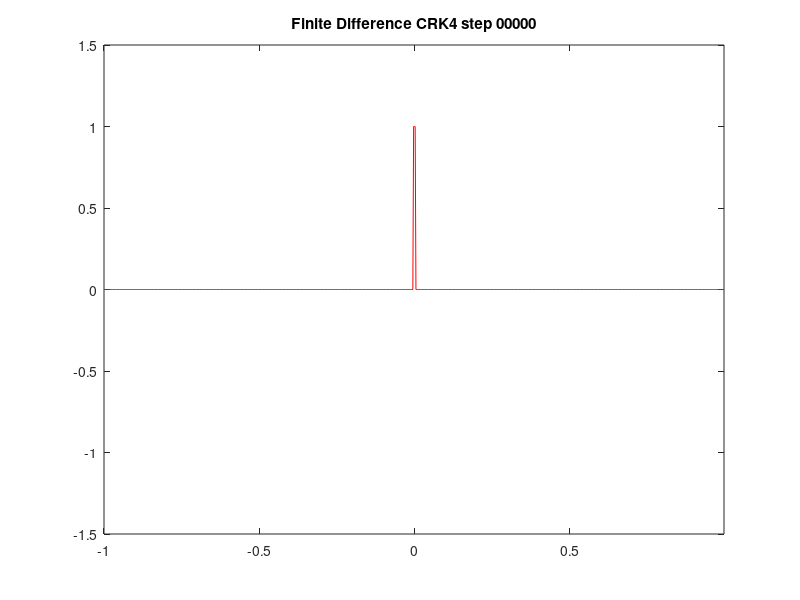

Here is the MATLAB script that generated this plot: (Note: this script raises an error after producing the figure.)
clc
clear

dx               = 1/400;
dt               = 0.0001;
history_interval = 20; %seconds
run_time         = 20; %seconds

min_z = -1.5;
max_z = 1.5;

x_min = -1;
x_max = 1;
x_res = dx;

x = x_min:x_res:x_max-dx;
x  = x';
nx = size(x,1);

% Initialize the fields
u = ones(size(x,1),1);
f = zeros(size(x,1),1);

% Square wave
% f(x>-0.4&x<0.4) = 1;
f(x>-0.0025&x<0.0025) = 1;

% Sine wave
% f = sin( 15*x/(x_max-x_min)*2*pi );

z = f;
e = 0.5*(u.^2.*z + z.^2);

output_count = 0;

z_sum(1)  = sum(z);
e_sum(1)  = sum(e);

figure('visible','off')
plot(x,z,'r')
hold on
xlim([min(x) max(x)])
ylim([min_z max_z])
disp(num2str(output_count))
disp(['z = ',num2str(z_sum(1))])
disp(['e = ',num2str(e_sum(1))])
title(['Finite Difference CRK4 step ',num2str(output_count,'%05d')])
print(gcf,'-r300','-dpng',['.\output\MCV',num2str(output_count,'%05d'),'.png']);

output(output_count,u,z,e,dx,dt,history_interval)

% Integration
nt     = run_time/dt;
for i = 1:nt    
    [uTend1,zTend1] = tend(dx,u,z);
    
    u1 = u + 0.5*dt*uTend1;
    z1 = z + 0.5*dt*zTend1;
    
    [uTend2,zTend2] = tend(dx,u1,z1);
    
    u2 = u + 0.5*dt*uTend2;
    z2 = z + 0.5*dt*zTend2;
    
    [uTend3,zTend3] = tend(dx,u2,z2);
    
    u3 = u + dt*uTend3;
    z3 = z + dt*zTend3;
    
    [uTend4,zTend4] = tend(dx,u3,z3);
    
    du  = (uTend1 +2*uTend2 +2*uTend3 +uTend4)/6;
    dz  = (zTend1 +2*zTend2 +2*zTend3 +zTend4)/6;
        
    E      = 0.5*u.^2 + z;
    
    E3     = 0.5*u3.^2 + z3;
    
    an  = -innerProduct(du.^2,dz)*dt^2;
    bn  = (innerProduct(du.^2,z)...
         + 2*innerProduct(u.*du,dz)...
         + innerProduct(dz,dz))*dt;
    cn  = -2*(innerProduct(du,z.*u)...
            + innerProduct(dz,E) ...
            - innerProduct(E3,zTend4)...
            - innerProduct(z3.*u3,uTend4));
       
    if bn>=0
        beta_n = 2*cn/(bn+sqrt(bn^2-4*an*cn));
    else
        beta_n = 2*cn/(bn-sqrt(bn^2-4*an*cn));
    end
    
%     tau_n = beta_n*dt;
    tau_n = dt;
    
    u  = u + tau_n*du;
%     u  = u - Diff6(u,nx);
    z  = z + tau_n*dz;
%     z  = z - Diff6(z,nx);

    e  = 0.5*(u.^2.*z + z.^2);
    
    z_sum(i+1)    = sum(z);
    e_sum(i+1)    = sum(e);
    
    disp([' dtau_n = ',num2str((tau_n-dt)/dt,'%5.5e'),...
          ' de     = ',num2str((e_sum(i+1) - e_sum(1))/sum(e_sum(1)),'%5.5e'),...
          ' dz     = ',num2str((z_sum(i+1) - z_sum(1))/sum(z_sum(1)),'%5.5e')])
    
    if rem(i,history_interval/dt)==0
        figure('visible','off')
        plot(x,z,'r')
        hold on
        xlim([min(x) max(x)])
        ylim([min_z max_z])
        output_count = output_count + 1;
        disp(num2str(output_count))
        title(['Finite Difference CRK4 step ',num2str(output_count,'%05d')])
        print(gcf,'-r300','-dpng',['.\output\MCV',num2str(output_count,'%05d'),'.png']);
        output(output_count,u,z,e,dx,dt,history_interval)
    end
end

function [uTend,zTend] = tend(dx,u,z)
% u wind speed
% z geopotential height
% e energy

nx = size(u,1);

zu = z.*u;

% Compute cell tend
fz = zu;

% 6th order
Az = CD6(fz,dx,nx);

% 1st upwind
% Az = upwind1(fz,dx,nx,u);

% Update u tend
uTend = 0;

% Update z tend
zTend = -Az;

% Energy Conservation check
% EnergyConservation = innerProduct(E,zTend)...
%                    + innerProduct(zu,uTend);
% disp(['EnergyConservation = ',num2str(EnergyConservation)])

end

function ab=innerProduct(a,b)
ab = sum(a.*b);
end

function output(output_count,u,z,e,dx,dt,history_interval)
f_out = 'output.nc';
output_precision = 'NC_DOUBLE';
west_east = size(u,1);

if output_count==0
    mode           = netcdf.getConstant('NETCDF4');
    mode           = bitor(mode,netcdf.getConstant('CLOBBER'));
    ncid           = netcdf.create(f_out,mode);
    disp(['ncid = ',num2str(ncid)])
        
    % Define Dimensions
    time_dimID             = netcdf.defDim(ncid,'time'            ,netcdf.getConstant('NC_UNLIMITED'));
    west_east_dimID        = netcdf.defDim(ncid,'west_east'       ,west_east);
    
    % Define Attribute
    netcdf.putAtt(ncid,netcdf.getConstant('NC_GLOBAL'),'Model_Source'     ,'MCV_1d written by Zhou Lilong')
    netcdf.putAtt(ncid,netcdf.getConstant('NC_GLOBAL'),'dx'               ,dx)
    netcdf.putAtt(ncid,netcdf.getConstant('NC_GLOBAL'),'dt'               ,dt)
    netcdf.putAtt(ncid,netcdf.getConstant('NC_GLOBAL'),'history_interval' ,history_interval)
    
    % Define Variables
    u_id = netcdf.defVar(ncid,'u',output_precision,[west_east_dimID,time_dimID]);
    netcdf.putAtt(ncid,u_id,'units','m/s');
    netcdf.putAtt(ncid,u_id,'description','wind speed on the left point');
    
    z_id = netcdf.defVar(ncid,'z',output_precision,[west_east_dimID,time_dimID]);
    netcdf.putAtt(ncid,z_id,'units','m^2/s^2');
    netcdf.putAtt(ncid,z_id,'description','geopotential height on the left point');
    
    e_id = netcdf.defVar(ncid,'e',output_precision,[west_east_dimID,time_dimID]);
    netcdf.putAtt(ncid,e_id,'units','m^4/s^4');
    netcdf.putAtt(ncid,e_id,'description','energy on the left point');
    
    % Put Variables
    netcdf.putVar(ncid, u_id    ,[0,0],[west_east,1],u   );
    netcdf.putVar(ncid, z_id    ,[0,0],[west_east,1],z   );
    netcdf.putVar(ncid, e_id    ,[0,0],[west_east,1],e   );
    
    netcdf.close(ncid)
else
    ncid = netcdf.open(f_out,'WRITE');
        
    u_id    = netcdf.inqVarID(ncid,'u');
    z_id    = netcdf.inqVarID(ncid,'z');
    e_id    = netcdf.inqVarID(ncid,'e');
    netcdf.reDef(ncid)
    
    netcdf.putVar(ncid, u_id,[0,output_count],[west_east,1],u);
    netcdf.putVar(ncid, z_id,[0,output_count],[west_east,1],z);
    netcdf.putVar(ncid, e_id,[0,output_count],[west_east,1],e);
    
    netcdf.close(ncid)
end

end

function [u,z]=Gaussian(lambda,g)
mu    = 0;
sigma = 20/sqrt(2*pi);

u = zeros(size(lambda));
z = 10000 - g + exp(-(lambda-mu).^2/(2*sigma^2))*g;
end

% 6th order center difference operator
function DF = CD6(F,dx,nx)
DF(4:nx-3,1) = (-F(1:nx-6) + 9*F(2:nx-5) - 45*F(3:nx-4) + 45*F(5:nx-2) - 9*F(6:nx-1) + F(7:nx))/(60*dx);
DF(nx-2    ) = (-F(nx-5  ) + 9*F(nx-4  ) - 45*F(nx-3  ) + 45*F(nx-1  ) - 9*F(nx    ) + F(1   ))/(60*dx);
DF(nx-1    ) = (-F(nx-4  ) + 9*F(nx-3  ) - 45*F(nx-2  ) + 45*F(nx    ) - 9*F(1     ) + F(2   ))/(60*dx);
DF(nx      ) = (-F(nx-3  ) + 9*F(nx-2  ) - 45*F(nx-1  ) + 45*F(1     ) - 9*F(2     ) + F(3   ))/(60*dx);
DF(1       ) = (-F(nx-2  ) + 9*F(nx-1  ) - 45*F(nx    ) + 45*F(2     ) - 9*F(3     ) + F(4   ))/(60*dx);
DF(2       ) = (-F(nx-1  ) + 9*F(nx    ) - 45*F(1     ) + 45*F(3     ) - 9*F(4     ) + F(5   ))/(60*dx);
DF(3       ) = (-F(nx    ) + 9*F(1     ) - 45*F(2     ) + 45*F(4     ) - 9*F(5     ) + F(6   ))/(60*dx);
end

% 4th order center difference operator
function DF = CD4(F,dx,nx)
DF(3:nx-2,1)   = (F(1:nx-4) - 8*F(2:nx-3) + 8*F(4:nx-1) - F(5:nx))/(12*dx);
DF(nx-1)       = (F(nx-3)   - 8*F(nx-2)   + 8*F(nx)     - F(1)   )/(12*dx);
DF(nx)         = (F(nx-2)   - 8*F(nx-1)   + 8*F(1)      - F(2)   )/(12*dx);
DF(1)          = (F(nx-1)   - 8*F(nx  )   + 8*F(2)      - F(3)   )/(12*dx);
DF(2)          = (F(nx  )   - 8*F(1   )   + 8*F(3)      - F(4)   )/(12*dx);
end

% 3th order difference with 4th order diffusion
function DF = D3D4(F,dx,nx)
a = -157;
b = 1432;
c = -7195;
d = 0;
e = 7205;
f = -1448;
g = 163;
dh= 9600*dx;

DF(4:nx-3,1) = (a*F(1:nx-6) + b*F(2:nx-5) + c*F(3:nx-4) + d*F(4:nx-3) + e*F(5:nx-2) + f*F(6:nx-1) + g*F(7:nx))/dh;
DF(nx-2    ) = (a*F(nx-5  ) + b*F(nx-4  ) + c*F(nx-3  ) + d*F(nx-2  ) + e*F(nx-1  ) + f*F(nx    ) + g*F(1   ))/dh;
DF(nx-1    ) = (a*F(nx-4  ) + b*F(nx-3  ) + c*F(nx-2  ) + d*F(nx-1  ) + e*F(nx    ) + f*F(1     ) + g*F(2   ))/dh;
DF(nx      ) = (a*F(nx-3  ) + b*F(nx-2  ) + c*F(nx-1  ) + d*F(nx    ) + e*F(1     ) + f*F(2     ) + g*F(3   ))/dh;
DF(1       ) = (a*F(nx-2  ) + b*F(nx-1  ) + c*F(nx    ) + d*F(1     ) + e*F(2     ) + f*F(3     ) + g*F(4   ))/dh;
DF(2       ) = (a*F(nx-1  ) + b*F(nx    ) + c*F(1     ) + d*F(2     ) + e*F(3     ) + f*F(4     ) + g*F(5   ))/dh;
DF(3       ) = (a*F(nx    ) + b*F(1     ) + c*F(2     ) + d*F(3     ) + e*F(4     ) + f*F(5     ) + g*F(6   ))/dh;

end

% 2th order center difference operator
function DF = CD2(F,dx,nx)
DF(2:nx-1,1)   = (F(3:nx,1) - F(1:nx-2))/(2*dx);
DF(1)          = (F(2)      - F(nx    ))/(2*dx);
DF(nx)         = (F(1)      - F(nx-1  ))/(2*dx);
end

% 1st upwind
function DF = upwind1(F,dx,nx,u)
if u(1)>=0
    DF(2:nx,1) = (-F(1:nx-1) + F(2:nx))/dx;
    DF(1     ) = (-F(nx    ) + F(1   ))/dx;
else
    DF(1:nx-1,1) = (-F(1:nx-1) + F(2:nx))/dx;
    DF(nx      ) = (-F(nx    ) + F(1   ))/dx;
end
end

% 6th order diffusion
function DF = Diff6(F,nx)
DF(4:nx-3,1) = -(F(1:nx-6) - 6*F(2:nx-5) + 15*F(3:nx-4) - 20*F(4:nx-3,1) + 15*F(5:nx-2) - 6*F(6:nx-1) + F(7:nx))/(64);
DF(nx-2    ) = -(F(nx-5  ) - 6*F(nx-4  ) + 15*F(nx-3  ) - 20*F(nx-2    ) + 15*F(nx-1  ) - 6*F(nx    ) + F(1   ))/(64);
DF(nx-1    ) = -(F(nx-4  ) - 6*F(nx-3  ) + 15*F(nx-2  ) - 20*F(nx-1    ) + 15*F(nx    ) - 6*F(1     ) + F(2   ))/(64);
DF(nx      ) = -(F(nx-3  ) - 6*F(nx-2  ) + 15*F(nx-1  ) - 20*F(nx      ) + 15*F(1     ) - 6*F(2     ) + F(3   ))/(64);
DF(1       ) = -(F(nx-2  ) - 6*F(nx-1  ) + 15*F(nx    ) - 20*F(1       ) + 15*F(2     ) - 6*F(3     ) + F(4   ))/(64);
DF(2       ) = -(F(nx-1  ) - 6*F(nx    ) + 15*F(1     ) - 20*F(2       ) + 15*F(3     ) - 6*F(4     ) + F(5   ))/(64);
DF(3       ) = -(F(nx    ) - 6*F(1     ) + 15*F(2     ) - 20*F(3       ) + 15*F(4     ) - 6*F(5     ) + F(6   ))/(64);
end

% 4th order diffusion
function DF = Diff4(F,nx)
DF(4:nx-3,1) = (-F(1:nx-6) + 12*F(2:nx-5) - 39*F(3:nx-4) + 56*F(4:nx-3,1) - 39*F(5:nx-2) + 12*F(6:nx-1) - F(7:nx))/(16*6);
DF(nx-2    ) = (-F(nx-5  ) + 12*F(nx-4  ) - 39*F(nx-3  ) + 56*F(nx-2    ) - 39*F(nx-1  ) + 12*F(nx    ) - F(1   ))/(16*6);
DF(nx-1    ) = (-F(nx-4  ) + 12*F(nx-3  ) - 39*F(nx-2  ) + 56*F(nx-1    ) - 39*F(nx    ) + 12*F(1     ) - F(2   ))/(16*6);
DF(nx      ) = (-F(nx-3  ) + 12*F(nx-2  ) - 39*F(nx-1  ) + 56*F(nx      ) - 39*F(1     ) + 12*F(2     ) - F(3   ))/(16*6);
DF(1       ) = (-F(nx-2  ) + 12*F(nx-1  ) - 39*F(nx    ) + 56*F(1       ) - 39*F(2     ) + 12*F(3     ) - F(4   ))/(16*6);
DF(2       ) = (-F(nx-1  ) + 12*F(nx    ) - 39*F(1     ) + 56*F(2       ) - 39*F(3     ) + 12*F(4     ) - F(5   ))/(16*6);
DF(3       ) = (-F(nx    ) + 12*F(1     ) - 39*F(2     ) + 56*F(3       ) - 39*F(4     ) + 12*F(5     ) - F(6   ))/(16*6);
end

% 2nd order diffusion
function DF = Diff2(F,nx)
a = 2;
b = -27;
c = 270;
d = -490;
e = 270;
f = -27;
g = 2;
dh= 180*4;

DF(4:nx-3,1) = -(a*F(1:nx-6) + b*F(2:nx-5) + c*F(3:nx-4) + d*F(4:nx-3) + e*F(5:nx-2) + f*F(6:nx-1) + g*F(7:nx))/dh;
DF(nx-2    ) = -(a*F(nx-5  ) + b*F(nx-4  ) + c*F(nx-3  ) + d*F(nx-2  ) + e*F(nx-1  ) + f*F(nx    ) + g*F(1   ))/dh;
DF(nx-1    ) = -(a*F(nx-4  ) + b*F(nx-3  ) + c*F(nx-2  ) + d*F(nx-1  ) + e*F(nx    ) + f*F(1     ) + g*F(2   ))/dh;
DF(nx      ) = -(a*F(nx-3  ) + b*F(nx-2  ) + c*F(nx-1  ) + d*F(nx    ) + e*F(1     ) + f*F(2     ) + g*F(3   ))/dh;
DF(1       ) = -(a*F(nx-2  ) + b*F(nx-1  ) + c*F(nx    ) + d*F(1     ) + e*F(2     ) + f*F(3     ) + g*F(4   ))/dh;
DF(2       ) = -(a*F(nx-1  ) + b*F(nx    ) + c*F(1     ) + d*F(2     ) + e*F(3     ) + f*F(4     ) + g*F(5   ))/dh;
DF(3       ) = -(a*F(nx    ) + b*F(1     ) + c*F(2     ) + d*F(3     ) + e*F(4     ) + f*F(5     ) + g*F(6   ))/dh;
end